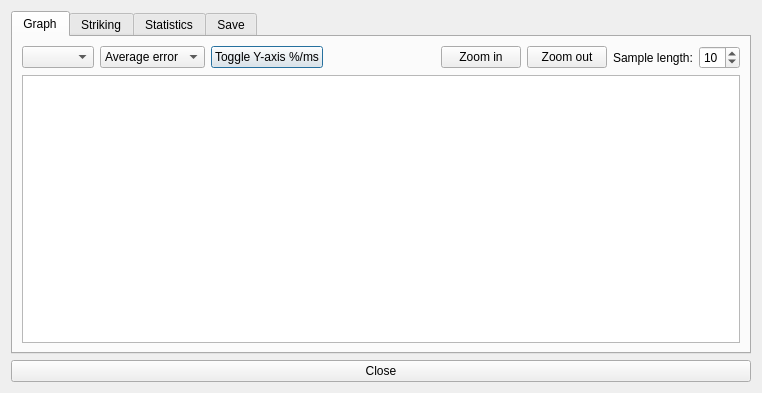
<?xml version="1.0" encoding="UTF-8"?>
<ui version="4.0">
 <class>StrikingAnalysis</class>
 <widget class="QDialog" name="StrikingAnalysis">
  <property name="geometry">
   <rect>
    <x>0</x>
    <y>0</y>
    <width>762</width>
    <height>393</height>
   </rect>
  </property>
  <property name="windowTitle">
   <string>Striking Analysis</string>
  </property>
  <layout class="QVBoxLayout" name="verticalLayout">
   <item>
    <widget class="QTabWidget" name="StrikingAnalysisInfo">
     <property name="currentIndex">
      <number>0</number>
     </property>
     <widget class="QWidget" name="MovingAverage">
      <attribute name="title">
       <string>Graph</string>
      </attribute>
      <layout class="QVBoxLayout" name="verticalLayout_2">
       <item>
        <layout class="QHBoxLayout" name="horizontalLayout">
         <item>
          <widget class="QComboBox" name="MovingAverageSensor"/>
         </item>
         <item>
          <widget class="QComboBox" name="MovingAverageStatistic">
           <item>
            <property name="text">
             <string>Average error</string>
            </property>
           </item>
           <item>
            <property name="text">
             <string>Standard dev</string>
            </property>
           </item>
          </widget>
         </item>
         <item>
          <widget class="QPushButton" name="MovingAverageToggleAxis">
           <property name="text">
            <string>Toggle Y-axis %/ms</string>
           </property>
          </widget>
         </item>
         <item>
          <spacer name="horizontalSpacer">
           <property name="orientation">
            <enum>Qt::Horizontal</enum>
           </property>
           <property name="sizeHint" stdset="0">
            <size>
             <width>40</width>
             <height>20</height>
            </size>
           </property>
          </spacer>
         </item>
         <item>
          <widget class="QPushButton" name="MovingAverageZoomIn">
           <property name="text">
            <string>Zoom in</string>
           </property>
          </widget>
         </item>
         <item>
          <widget class="QPushButton" name="MovingAverageZoomOut">
           <property name="text">
            <string>Zoom out</string>
           </property>
          </widget>
         </item>
         <item>
          <widget class="QLabel" name="label">
           <property name="text">
            <string>Sample length:</string>
           </property>
          </widget>
         </item>
         <item>
          <widget class="QSpinBox" name="MovingAverageLength">
           <property name="minimum">
            <number>1</number>
           </property>
           <property name="value">
            <number>10</number>
           </property>
          </widget>
         </item>
        </layout>
       </item>
       <item>
        <widget class="MovingAverageGraphicsView" name="MovingAverageGraphic"/>
       </item>
      </layout>
     </widget>
     <widget class="QWidget" name="t2">
      <attribute name="title">
       <string>Striking</string>
      </attribute>
     </widget>
     <widget class="QWidget" name="tab">
      <attribute name="title">
       <string>Statistics</string>
      </attribute>
     </widget>
     <widget class="QWidget" name="tab_2">
      <attribute name="title">
       <string>Save</string>
      </attribute>
     </widget>
    </widget>
   </item>
   <item>
    <widget class="QPushButton" name="Close">
     <property name="text">
      <string>Close</string>
     </property>
    </widget>
   </item>
  </layout>
 </widget>
 <customwidgets>
  <customwidget>
   <class>MovingAverageGraphicsView</class>
   <extends>QGraphicsView</extends>
   <header>movingaveragegraphicsview.h</header>
  </customwidget>
 </customwidgets>
 <resources/>
 <connections>
  <connection>
   <sender>Close</sender>
   <signal>clicked()</signal>
   <receiver>StrikingAnalysis</receiver>
   <slot>accept()</slot>
   <hints>
    <hint type="sourcelabel">
     <x>286</x>
     <y>378</y>
    </hint>
    <hint type="destinationlabel">
     <x>451</x>
     <y>-11</y>
    </hint>
   </hints>
  </connection>
 </connections>
</ui>
